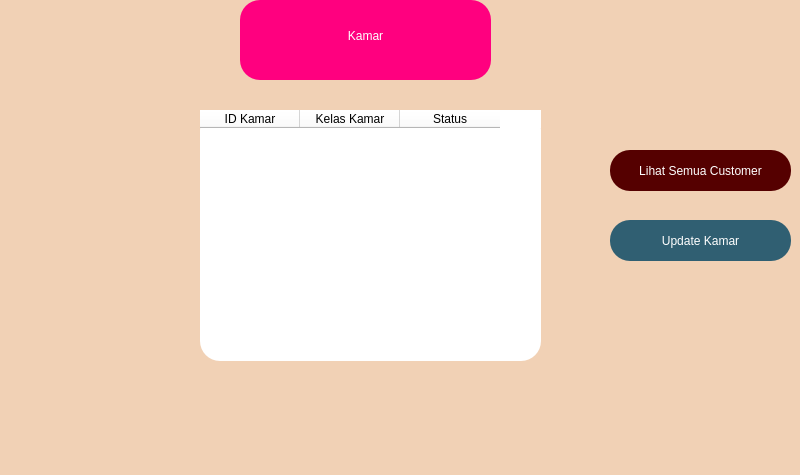
<?xml version="1.0" encoding="UTF-8"?>
<ui version="4.0">
 <class>kamar</class>
 <widget class="QMainWindow" name="kamar">
  <property name="geometry">
   <rect>
    <x>0</x>
    <y>0</y>
    <width>800</width>
    <height>475</height>
   </rect>
  </property>
  <property name="windowTitle">
   <string>MainWindow</string>
  </property>
  <property name="styleSheet">
   <string notr="true">* {
	background:#F1D1B5;
}

QFrame {
	border-radius : 20px;
	background : rgb(120, 120, 120);
}

QLineEdit{
	background : transparent;
	border : none;
	border-bottom : 1px solid white;
}
</string>
  </property>
  <widget class="QWidget" name="centralwidget">
   <widget class="QFrame" name="frame">
    <property name="geometry">
     <rect>
      <x>240</x>
      <y>0</y>
      <width>251</width>
      <height>80</height>
     </rect>
    </property>
    <property name="styleSheet">
     <string notr="true">background-color: rgb(255, 0, 127);</string>
    </property>
    <property name="frameShape">
     <enum>QFrame::StyledPanel</enum>
    </property>
    <property name="frameShadow">
     <enum>QFrame::Raised</enum>
    </property>
    <widget class="QLabel" name="label">
     <property name="geometry">
      <rect>
       <x>20</x>
       <y>20</y>
       <width>211</width>
       <height>31</height>
      </rect>
     </property>
     <property name="styleSheet">
      <string notr="true">font: 75 italic 14pt &quot;Kristen ITC&quot;;
color : white;</string>
     </property>
     <property name="text">
      <string>Kamar</string>
     </property>
     <property name="alignment">
      <set>Qt::AlignCenter</set>
     </property>
    </widget>
   </widget>
   <widget class="QTableWidget" name="tableWidget">
    <property name="geometry">
     <rect>
      <x>200</x>
      <y>110</y>
      <width>341</width>
      <height>251</height>
     </rect>
    </property>
    <property name="sizePolicy">
     <sizepolicy hsizetype="Expanding" vsizetype="Expanding">
      <horstretch>0</horstretch>
      <verstretch>0</verstretch>
     </sizepolicy>
    </property>
    <property name="minimumSize">
     <size>
      <width>0</width>
      <height>0</height>
     </size>
    </property>
    <property name="sizeIncrement">
     <size>
      <width>0</width>
      <height>0</height>
     </size>
    </property>
    <property name="baseSize">
     <size>
      <width>0</width>
      <height>0</height>
     </size>
    </property>
    <property name="styleSheet">
     <string notr="true">background-color: rgb(255, 255, 255);
font: 10pt &quot;Times New Roman&quot;;
color : Black;</string>
    </property>
    <property name="lineWidth">
     <number>1</number>
    </property>
    <property name="midLineWidth">
     <number>0</number>
    </property>
    <property name="verticalScrollBarPolicy">
     <enum>Qt::ScrollBarAsNeeded</enum>
    </property>
    <property name="gridStyle">
     <enum>Qt::DashLine</enum>
    </property>
    <column>
     <property name="text">
      <string>ID Kamar</string>
     </property>
    </column>
    <column>
     <property name="text">
      <string>Kelas Kamar</string>
     </property>
    </column>
    <column>
     <property name="text">
      <string>Status</string>
     </property>
    </column>
   </widget>
   <widget class="QPushButton" name="btn_all">
    <property name="geometry">
     <rect>
      <x>610</x>
      <y>150</y>
      <width>181</width>
      <height>41</height>
     </rect>
    </property>
    <property name="styleSheet">
     <string notr="true">QPushButton{
	background : rgb(85, 0, 0);
	border-radius : 20px;
	font: 10pt &quot;Kristen ITC&quot;;
	
	color: rgb(255, 255, 255);
}

QPushButton:hover{
	background: #568EA6;
}
</string>
    </property>
    <property name="text">
     <string>Lihat Semua Customer</string>
    </property>
   </widget>
   <widget class="QPushButton" name="btn_update">
    <property name="geometry">
     <rect>
      <x>610</x>
      <y>220</y>
      <width>181</width>
      <height>41</height>
     </rect>
    </property>
    <property name="styleSheet">
     <string notr="true">QPushButton{
	background : #305F72;
	border-radius : 20px;
	font: 10pt &quot;Kristen ITC&quot;;
	
	color: rgb(255, 255, 255);
}

QPushButton:hover{
	background: #568EA6;
}
</string>
    </property>
    <property name="text">
     <string>Update Kamar</string>
    </property>
   </widget>
  </widget>
  <widget class="QMenuBar" name="menubar">
   <property name="geometry">
    <rect>
     <x>0</x>
     <y>0</y>
     <width>800</width>
     <height>21</height>
    </rect>
   </property>
  </widget>
  <widget class="QStatusBar" name="statusbar"/>
 </widget>
 <resources/>
 <connections/>
</ui>
